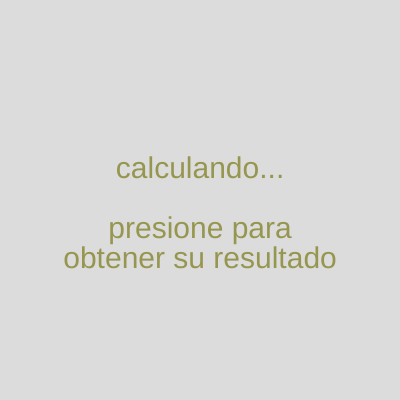
Frame 1 (no input)
Frame 60 (no input): identical to frame 1, image omitted
Frame 120 (the mouse pressed at the canvas centre since frame 60): identical to frame 1, image omitted

The p5.js sketch that drew this single still picture (run headless with seeded random() and noise() and a simulated clock; from frame 60 on, the mouse is pressed at the canvas centre):

// p5.js sketch
// ── sketch.js
let valorCoin;

function setup() {
  
  createCanvas(400, 400);
  background(220);
  fill(150, 150, 80);
  ellipseMode(CENTER);
  textAlign(CENTER, CENTER);
  textSize(30);

  valorCoin = random(0, 1);
  text("calculando...", width / 2, height / 2 - 30);

  text("presione para", width / 2, height / 2 + 30);
  text("obtener su resultado", width / 2, height / 2 + 60);
}

function draw() {

}

function flipCoin() {
  if (valorCoin < 0.5) {
    ellipse(width / 2, height / 2, 200, 200);
    push();
    textSize(100);
    fill(0);
    text("$", width / 2, height / 2);
    fill(220);
    textSize(30);

    text("SELLO", width / 2 - 30, height / 2 + 100, 60, 60);
    pop();
  } else if (valorCoin > 0.5) {
    push();

    ellipse(width / 2, height / 2, 200, 200);
    stroke(0);
    strokeWeight(10);
    ellipse(width / 2 - 20, height / 2 - 10, 20, 20);
    ellipse(width / 2 + 20, height / 2 - 10, 20, 20);
    line(width / 2 - 30, height / 2 + 20, width / 2, height / 2 + 40);
    line(width / 2 + 30, height / 2 + 20, width / 2, height / 2 + 40);

    fill(220);
    text("CARA", width / 2 - 30, height / 2 + 100, 60, 60);
    pop();
  }
}

function mouseClicked() {
  if (mouseX > 0 && mouseX < width && mouseY > 0 && mouseY < height) {
    background(10);
    flipCoin();
  }
}

function flipAnimation(){
  
} 
